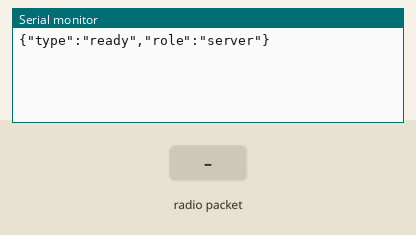
Recording of a sketch running on a simulated Arduino Uno, built with avr-gcc and run on an emulated ATmega328P. Shown: the last lines printed to the serial monitor. The inputs (shaded band) are chosen by the test bench. No radio packets arrive unless stated.

Above: at 1.2 s.
1.3 s: radio packet "1" arrives
At 1.7 s:
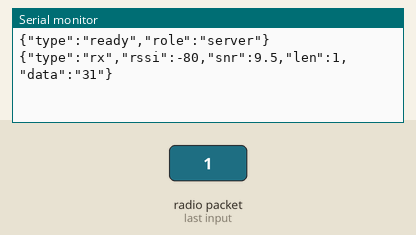
2.8 s: radio packet "0" arrives
At 4.0 s:
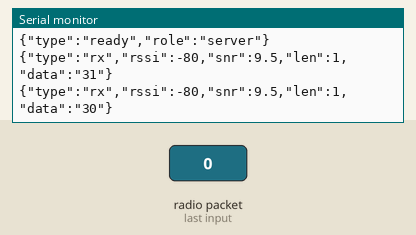
4.3 s: radio packet "2" arrives
At 5.3 s:
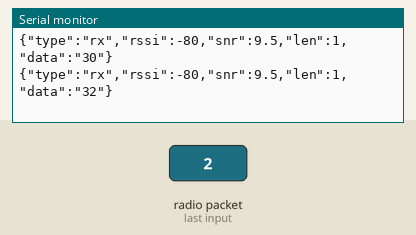

Measured:
- after the input at 1.3 s, the serial monitor: prints a new line at once (image 1)
- after the input at 2.8 s, the serial monitor: prints a new line at once (image 2)
- after the input at 4.3 s, the serial monitor: prints a new line at once (image 3)

The sketch:

server.ino
```cpp
/*
 * TTGO LoRa32 — 서버 보드 펌웨어 (수신 전용)
 *
 * 역할: LoRa RF 수신 → UART JSON 출력 (서버 PC로 전달)
 *
 * 출력 형식:
 *   {"type":"rx","rssi":-72,"snr":8.5,"len":11,"data":"<hex>"}
 *
 * server_rx.py가 이 JSON을 파싱하여 robot_payload_t로 디코딩.
 * 송신 코드 없음 (채널 오염 방지).
 */

#include <SPI.h>
#include <LoRa.h>

#define LORA_SS   18
#define LORA_RST  14
#define LORA_DIO0 26

#define LORA_FREQ  915E6
#define SYNC_WORD  0xAB

static volatile bool packetReady = false;
static uint8_t  rxBuf[255];
static int      rxLen   = 0;
static int      rxRssi  = 0;
static float    rxSnr   = 0.0f;

/* 인터럽트 컨텍스트에서 호출 — 빠르게 복사만 수행. */
static void onReceive(int packetSize) {
    if (packetSize == 0 || packetSize > (int)sizeof(rxBuf)) return;
    rxLen  = 0;
    rxRssi = LoRa.packetRssi();
    rxSnr  = LoRa.packetSnr();
    while (LoRa.available() && rxLen < (int)sizeof(rxBuf))
        rxBuf[rxLen++] = (uint8_t)LoRa.read();
    packetReady = true;
}

void setup() {
    Serial.begin(115200);
    while (!Serial);

    LoRa.setPins(LORA_SS, LORA_RST, LORA_DIO0);

    int retry = 0;
    while (!LoRa.begin(LORA_FREQ)) {
        if (++retry > 10) {
            Serial.println("{\"type\":\"error\",\"msg\":\"LoRa init failed\"}");
            while (true) delay(1000);
        }
        delay(500);
    }

    LoRa.setSyncWord(SYNC_WORD);
    LoRa.setSpreadingFactor(9);
    LoRa.setSignalBandwidth(125E3);
    LoRa.setCodingRate4(5);
    /* 송신 설정 없음 */

    LoRa.onReceive(onReceive);
    LoRa.receive();  /* 수신 모드 진입 */

    Serial.println("{\"type\":\"ready\",\"role\":\"server\"}");
}

void loop() {
    if (!packetReady) return;

    /* 로컬 복사 후 플래그 해제 */
    int     len  = rxLen;
    int     rssi = rxRssi;
    float   snr  = rxSnr;
    uint8_t buf[255];
    memcpy(buf, rxBuf, (size_t)len);
    packetReady = false;

    /* JSON 출력 */
    Serial.print("{\"type\":\"rx\",\"rssi\":");
    Serial.print(rssi);
    Serial.print(",\"snr\":");
    Serial.print(snr, 1);
    Serial.print(",\"len\":");
    Serial.print(len);
    Serial.print(",\"data\":\"");
    for (int i = 0; i < len; i++) {
        char hex[3];
        snprintf(hex, sizeof(hex), "%02x", buf[i]);
        Serial.print(hex);
    }
    Serial.println("\"}");

    /* 수신 모드 재진입 */
    LoRa.receive();
}
```
